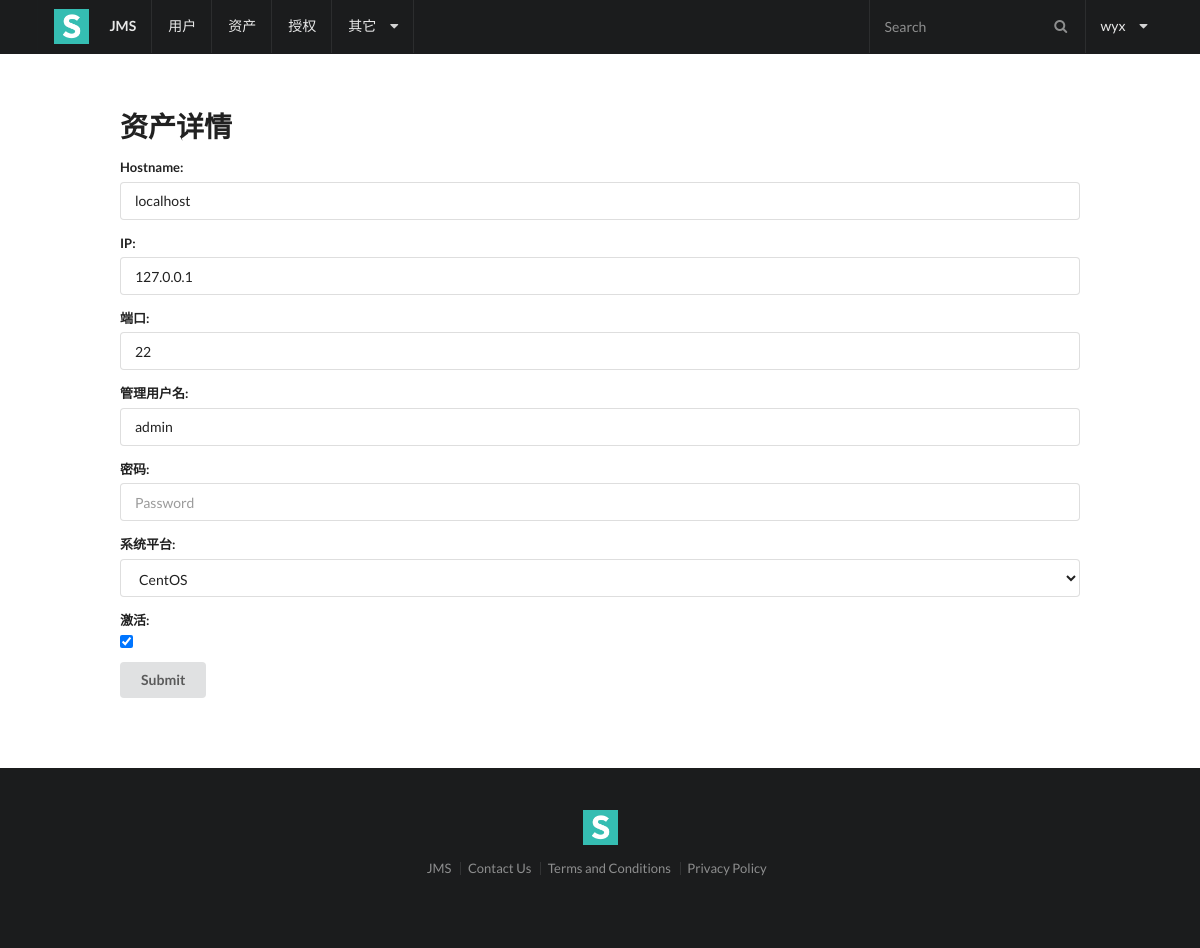
/assets/1/update/ (signed in), run on the app's committed database.
### users/models.py (models this page shows, shortened)
class User(AbstractUser):
    name = models.CharField(max_length=32, help_text='昵称')
    wechat = models.CharField(max_length=64)

### assets/models.py (models this page shows, shortened)
class Assets(models.Model):
    OS_Choice = [
        ('C', 'CentOS'),
        ('U', 'Ubuntu'),
        ('D', 'Debian'),
        ('R', 'Redhat'),
        ('B', 'BSD'),
    ]
    hostname = models.CharField(unique=True, max_length=128, verbose_name='Hostname')
    ip = models.GenericIPAddressField(verbose_name='IP', unique=True)
    port = models.IntegerField(default=22, verbose_name='端口')
    username = models.CharField(max_length=20, verbose_name='管理用户名')
    password = models.CharField(max_length=32, verbose_name='密码')
    os = models.CharField(choices=OS_Choice, max_length=2, verbose_name='系统平台')
    is_active = models.BooleanField(default=True, verbose_name='激活')

### assets/views.py (the view)
# urls.py: path('update/', views.AssetUpdateView.as_view(), name='update'),
class AssetUpdateView(LoginRequiredMixin, UpdateView):
    model = Assets
    form_class = AssetForm
    template_name = 'assets/update.html'
    success_url = reverse_lazy('assets:list')

### assets/form.py
class AssetForm(ModelForm):
    class Meta:
        model = Assets
        fields = '__all__'
        widgets = {
            'hostname': TextInput(attrs={'placeholder': 'Hostname'}),
            'ip': TextInput(attrs={'placeholder': 'IP'}),
            'port': TextInput(attrs={'placeholder': 'Port'}),
            'username': TextInput(attrs={'placeholder': 'Username'}),
            'password': PasswordInput(attrs={'placeholder': 'Password'}),
        }

### assets/templates/assets/update.html (shortened to what this page needs)
{% extends 'base.html' %}
{% block content %}
    <h1 class="ui header">资产详情</h1>
    <form class="ui form" method="post" action="">
        {% for filed in form %}
            <div class="ui field">
                {{ filed.label_tag }}
                {{ filed }}
            </div>
        {% endfor %}
        <button class="ui button" type="submit">Submit</button>
    </form>
{% endblock %}

### templates/base.html (shortened to what this page needs)
{% load static %}
<html>
<head>
    <link rel="stylesheet" type="text/css" href="{% static 'semantic/semantic.min.css' %}">
</head>
<body>
    <div class="ui fixed inverted menu">
        <div class="ui container">
            <a href="#" class="header item">
              <img class="logo" src="{% static 'img/logo.png' %}">
              JMS
            </a>
            <a href="{% url 'users:list' %}" class="item">用户</a>
            <a href="{% url 'assets:list' %}" class="item">资产</a>
            <a href="{% url 'perms:list' %}" class="item">授权</a>
            <div class="ui simple dropdown item">
                其它<i class="dropdown icon"></i>
            </div>
            <div class="right menu">
                <div class="item">
                  <div class="ui transparent inverted icon input">
                    <i class="search icon"></i>
                    <input type="text" placeholder="Search">
                  </div>
                </div>
                <div class="ui simple dropdown item">
                {{ request.user.username }} <i class="dropdown icon"></i>
            </div>
            </div>
        </div>
    </div>
    <div class="ui main text container">
        {% block content %}
        {% endblock %}
    </div>
    <div class="ui inverted vertical footer segment">
        <div class="ui center aligned container">
            <img src="{% static 'img/logo.png' %}" class="ui centered mini image">
            <div class="ui horizontal inverted small divided link list">
                <a class="item" href="#">JMS</a>
                <a class="item" href="#">Contact Us</a>
                <a class="item" href="#">Terms and Conditions</a>
                <a class="item" href="#">Privacy Policy</a>
            </div>
        </div>
    </div>
</body>
</html>

### data on the page
User: user.username "wyx"
Assets: form "localhost" "127.0.0.1" "22" "admin" "CentOS" "☑"

### other printed values
{{ filed.label_tag }} "Hostname:" "IP:" "端口:" "管理用户名:" "密码:" "系统平台:" "激活:"
